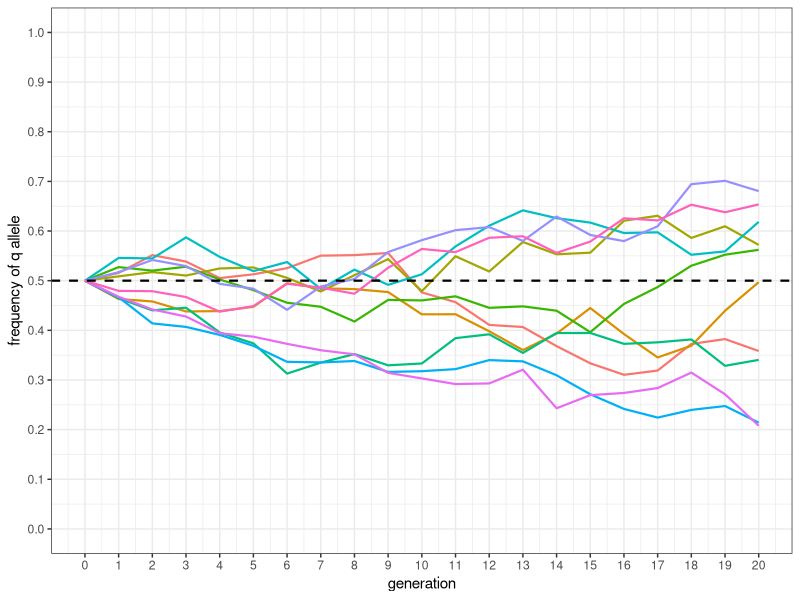

Reproduce this figure in R.
## ---- chunk 1
knitr::opts_chunk$set(echo = TRUE)
## ---- chunk 2

library(flextable)
library(tidyverse)

## ---- chunk 3

generations <- 20
q_0 <- 0.5
pop_size <- 100
lines <- 10

## ---- chunk 4

data.frame(gen = 0:generations,
           q_0 = q_0,
           p_0 = (1-q_0),
           N = pop_size,
           var = 0,
           sd = 0,
           diff = 0) %>%
  head(.) %>%
  flextable() %>%
  fontsize(size = 10, part = 'all') %>%
  align(align = 'center', part = 'all') %>%
  width(., width = 0.5)

## ---- chunk 5

random_drift <- function(pop_size){

df <- data.frame(gen = 0:generations,
                 q_0 = q_0,
                 p_0 = 0,
                 N = pop_size,
                 var = 0,
                 sd = 0,
                 diff = 0)

  for(i in 1:(generations+1)){
    
    if(df$gen[i] > 0){df$q_0[i] <- df$q_0[i-1] + df$diff[i-1]} # line 1
    if(df$q_0[i] <= 0) {df$q_0[i] <- 0} # line 2
    if(df$q_0[i] >= 1) {df$q_0[i] <- 1} # line 3
    
    df$p_0[i] <- 1 - df$q_0[i] # line 4
    df$var[i] <- df$q_0[i] * df$p_0[i] / (2 * df$N[i]) # line 5
    df$sd[i] <- (df$var[i])^0.5 # line 6
    df$diff[i] <- rnorm(1, mean = 0, sd = df$sd[i]) # line 7
    
  }
 return(df)
}

## ---- chunk 6

df <- do.call(rbind,
              lapply(rep(pop_size, lines),
                     FUN = random_drift)) %>%
  mutate(line = rep(1:lines, each = generations + 1))

## ---- chunk 7

df %>%
  filter(line == 1) %>%
  flextable() %>%
  fontsize(size = 10, part = 'all') %>%
  align(align = 'center', part = 'all') %>%
  width(., width = 0.4)

## ---- chunk 8

df %>%
  mutate(line = factor(line)) %>%
  ggplot() +
  geom_line(aes(x = gen, y = q_0, group = line, color = line),
            linewidth = 0.75) +
  scale_y_continuous(limits = c(0, 1),
                     breaks = seq(0, 1, by = 0.1)) +
  scale_x_continuous(limits = c(0, generations),
                     breaks = seq(0, generations, by = 1)) +
  geom_hline(yintercept = 0.5, linewidth = 0.75,
             color = 'black', linetype = 'dashed') +
  xlab('generation') +
  ylab('frequency of q allele') +
  theme_bw() +
  theme(legend.position = "none")
